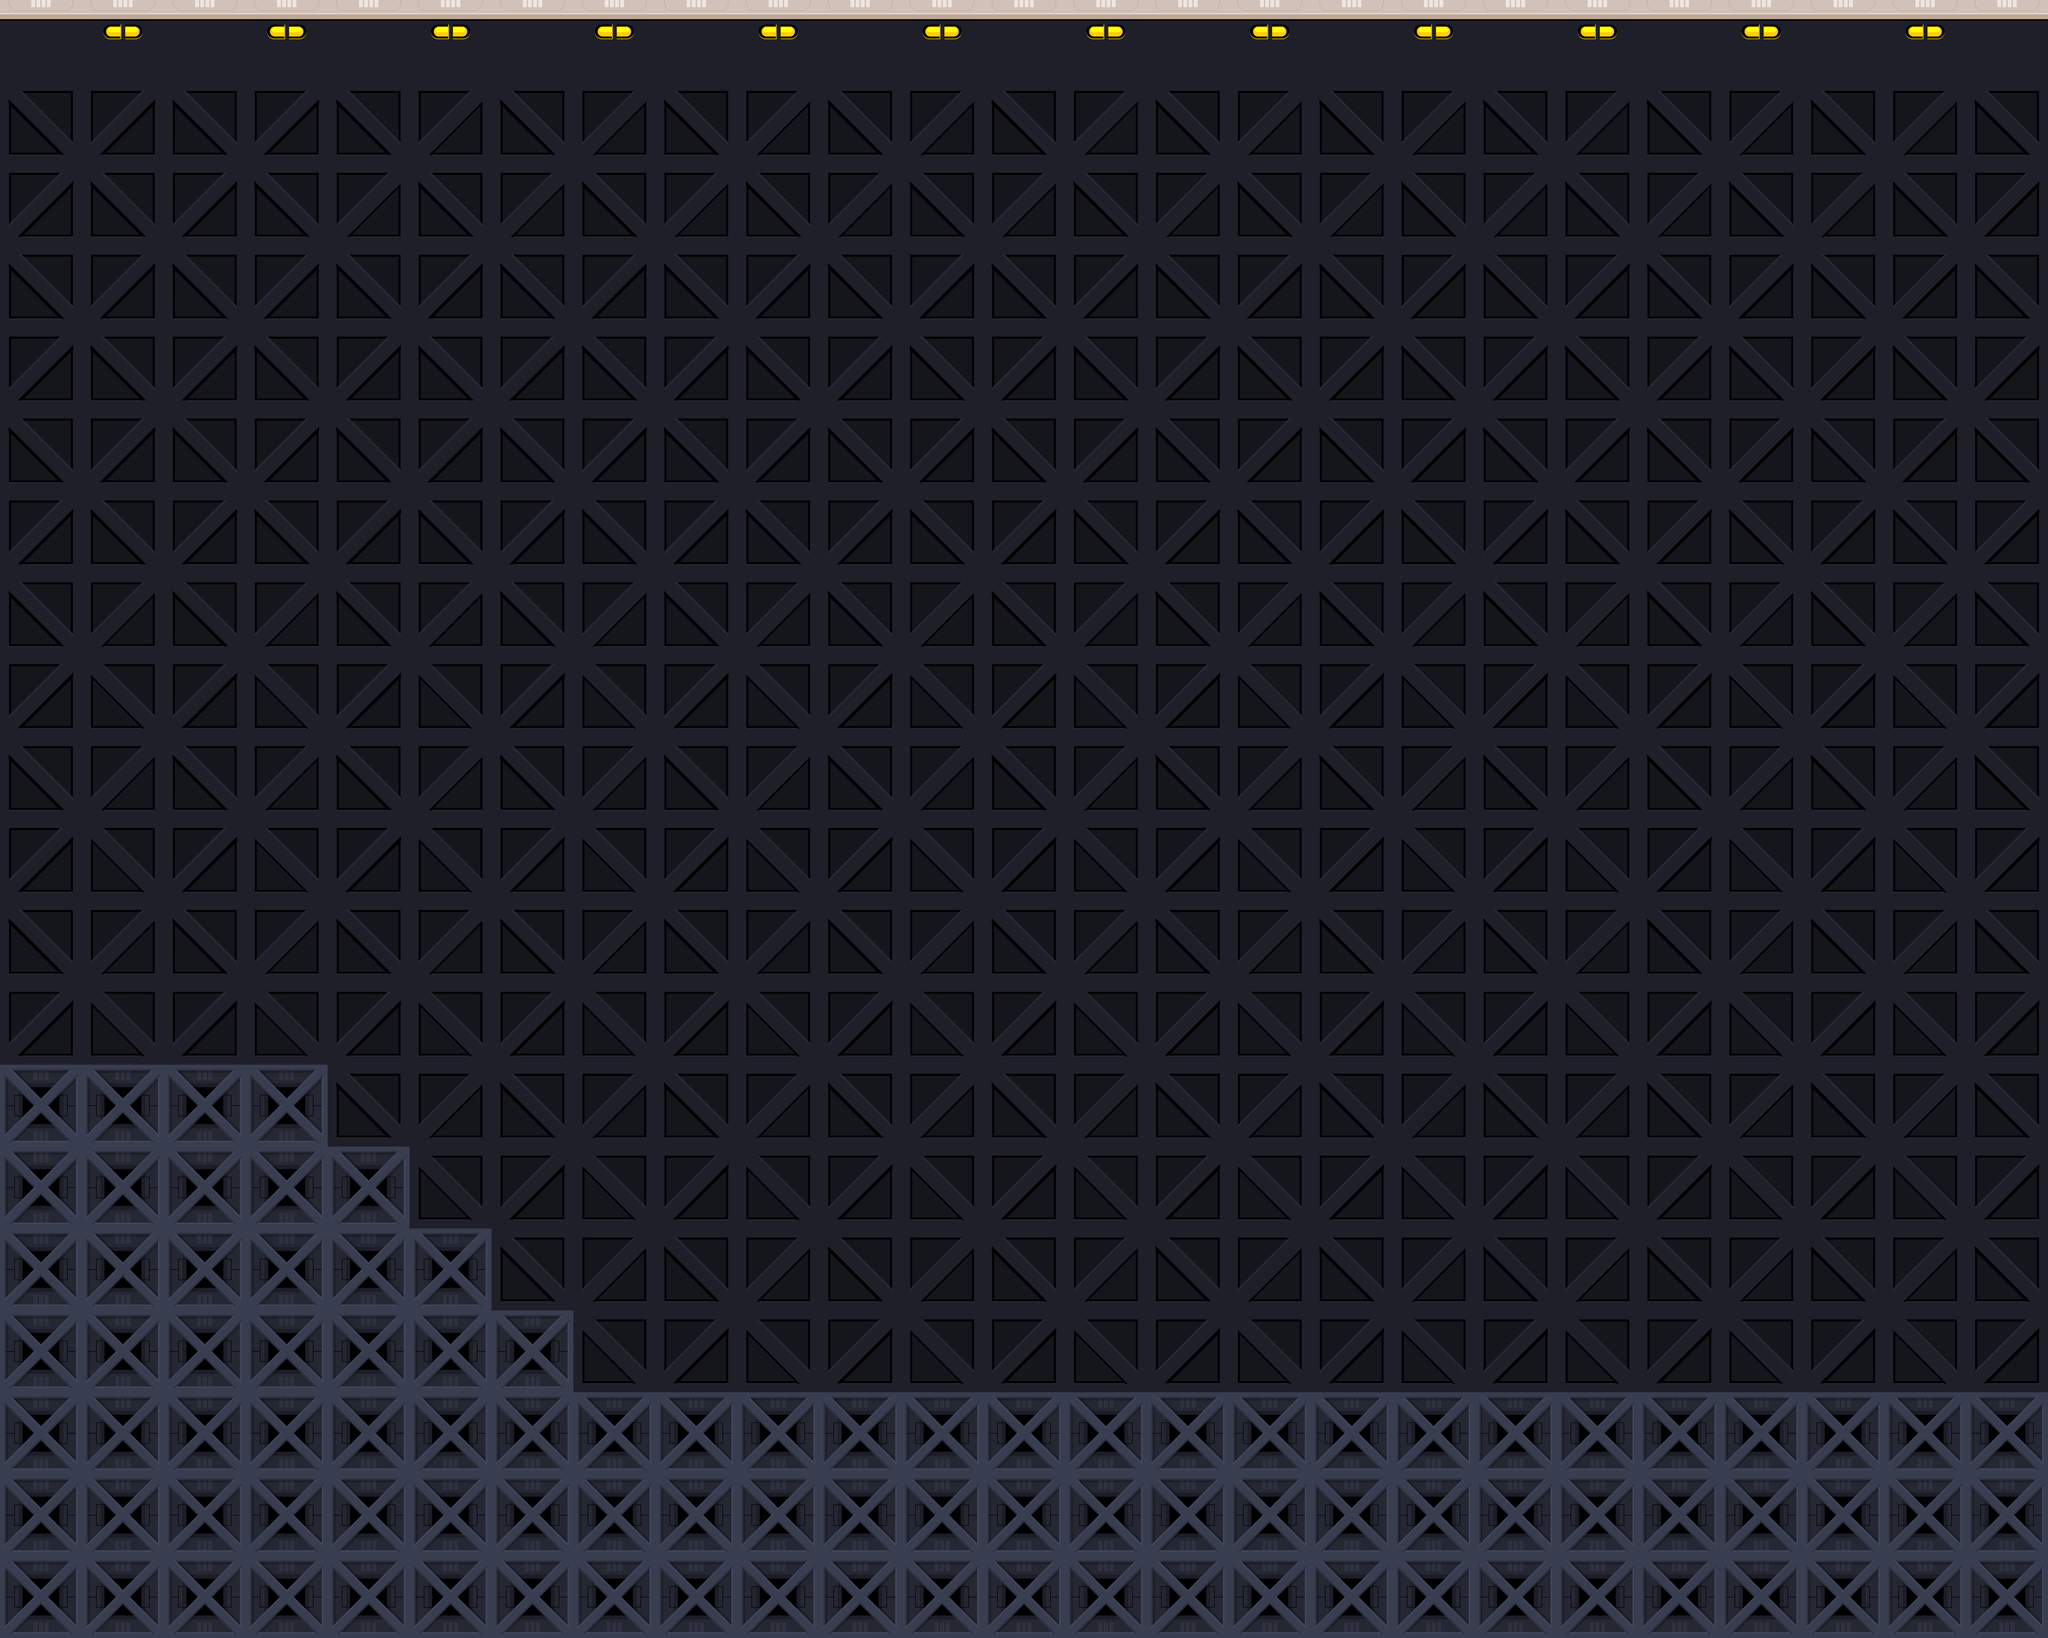

The image is a tile-based game level rendered from a .tmx file. Its description and complete source (layers, tilesets, objects, tile grids) follow:
An orthogonal 25x20 tile map with 256x256 px tiles, 2 tile layers (BackGround, Level_Tiles), 2 tilesets and 1 object (Door).

<map version="1.9" tiledversion="1.9.2" orientation="orthogonal" renderorder="right-down" width="25" height="20" tilewidth="256" tileheight="256" infinite="0" nextlayerid="4" nextobjectid="22">
 <tileset firstgid="1" source="Org_Tiles.tsx" />
 <tileset firstgid="29" source="Org_Objects.tsx" />
 <layer id="1" name="BackGround" width="25" height="20">
  <data encoding="csv">
4,3,4,3,4,3,4,3,4,3,4,3,4,3,4,3,4,3,4,3,4,3,4,3,4,
6,5,6,2147483654,6,8,6,8,6,8,6,8,6,8,6,8,6,8,6,8,6,8,6,8,6,
5,6,5,6,8,6,8,6,8,6,8,6,8,6,8,6,8,6,8,6,8,6,8,6,5,
6,2147483654,6,2147483654,6,2147483654,6,2147483654,6,2147483654,6,2147483654,6,2147483654,6,2147483654,6,2147483654,6,2147483654,6,2147483654,6,2147483654,6,
5,2147483653,5,2147483653,5,2147483653,5,2147483653,5,2147483653,5,2147483653,5,2147483653,5,2147483653,5,2147483653,5,2147483653,5,2147483653,5,2147483653,5,
6,2147483654,6,2147483654,6,2147483654,6,2147483654,6,2147483654,6,2147483654,6,2147483654,6,2147483654,6,2147483654,6,2147483654,6,2147483654,6,2147483654,6,
5,2147483653,5,2147483653,5,2147483653,5,2147483653,5,2147483653,5,2147483653,5,2147483653,5,2147483653,5,2147483653,5,2147483653,5,2147483653,5,2147483653,5,
6,8,6,8,6,8,6,8,6,8,6,8,6,8,6,8,6,8,6,8,6,8,6,8,6,
5,7,5,7,5,7,5,7,5,7,5,7,5,7,5,7,5,7,5,7,5,7,5,7,5,
6,8,6,8,6,8,6,8,6,8,6,8,6,8,6,8,6,8,6,8,6,8,6,8,6,
5,7,5,7,5,7,5,7,5,7,5,7,5,7,5,7,5,7,5,7,5,7,5,7,5,
6,8,6,8,6,8,6,8,6,8,6,8,6,8,6,8,6,8,6,8,6,8,6,8,6,
5,7,5,7,5,7,5,7,5,7,5,7,5,7,5,7,5,7,5,7,5,7,5,7,5,
6,8,6,8,6,8,6,8,6,8,6,8,6,8,6,8,6,8,6,8,6,8,6,8,6,
5,7,5,7,5,7,5,7,5,7,5,7,5,7,5,7,5,7,5,7,5,7,5,7,5,
6,8,6,8,6,8,6,8,6,8,6,8,6,8,6,8,6,8,6,8,6,8,6,8,6,
5,7,5,7,5,7,5,7,5,7,5,7,5,7,5,7,5,7,5,7,5,7,5,7,5,
6,8,6,8,6,8,6,8,6,8,6,8,6,8,6,8,6,8,6,8,6,8,6,8,6,
5,7,5,7,5,7,5,7,5,7,5,7,5,7,5,7,5,7,5,7,5,7,5,7,5,
6,8,6,8,6,8,6,8,6,8,6,8,6,8,6,8,6,8,6,8,6,8,6,8,6
</data>
 </layer>
 <layer id="2" name="Level_Tiles" width="25" height="20">
  <data encoding="csv">
0,0,0,0,0,0,0,0,0,0,0,0,0,0,0,0,0,0,0,0,0,0,0,0,0,
0,0,0,0,0,0,0,0,0,0,0,0,0,0,0,0,0,0,0,0,0,0,0,0,0,
0,0,0,0,0,0,0,0,0,0,0,0,0,0,0,0,0,0,0,0,0,0,0,0,0,
0,0,0,0,0,0,0,0,0,0,0,0,0,0,0,0,0,0,0,0,0,0,0,0,0,
0,0,0,0,0,0,0,0,0,0,0,0,0,0,0,0,0,0,0,0,0,0,0,0,0,
0,0,0,0,0,0,0,0,0,0,0,0,0,0,0,0,0,0,0,0,0,0,0,0,0,
0,0,0,0,0,0,0,0,0,0,0,0,0,0,0,0,0,0,0,0,0,0,0,0,0,
0,0,0,0,0,0,0,0,0,0,0,0,0,0,0,0,0,0,0,0,0,0,0,0,0,
0,0,0,0,0,0,0,0,0,0,0,0,0,0,0,0,0,0,0,0,0,0,0,0,0,
0,0,0,0,0,0,0,0,0,0,0,0,0,0,0,0,0,0,0,0,0,0,0,0,0,
0,0,0,0,0,0,0,0,0,0,0,0,0,0,0,0,0,0,0,0,0,0,0,0,0,
0,0,0,0,0,0,0,0,0,0,0,0,0,0,0,0,0,0,0,0,0,0,0,0,0,
0,0,0,0,0,0,0,0,0,0,0,0,0,0,0,0,0,0,0,0,0,0,0,0,0,
18,18,18,18,0,0,0,0,0,0,0,0,0,0,0,0,0,0,0,0,0,0,0,0,0,
18,18,18,18,18,0,0,0,0,0,0,0,0,0,0,0,0,0,0,0,0,0,0,0,0,
18,18,18,18,18,18,0,0,0,0,0,0,0,0,0,0,0,0,0,0,0,0,0,0,0,
18,18,18,18,18,18,18,0,0,0,0,0,0,0,0,0,0,0,0,0,0,0,0,0,0,
18,18,18,18,18,18,18,18,18,18,18,18,18,18,18,18,18,18,18,18,18,18,18,18,18,
18,18,18,18,18,18,18,18,18,18,18,18,18,18,18,18,18,18,18,18,18,18,18,18,18,
18,18,18,18,18,18,18,18,18,18,18,18,18,18,18,18,18,18,18,18,18,18,18,18,18
</data>
 </layer>
 <objectgroup id="3" name="Level_Objects">
  <object id="20" name="Cave_Door" class="Door" gid="29" x="44" y="3296" width="704" height="1064" />
 </objectgroup>
</map>
